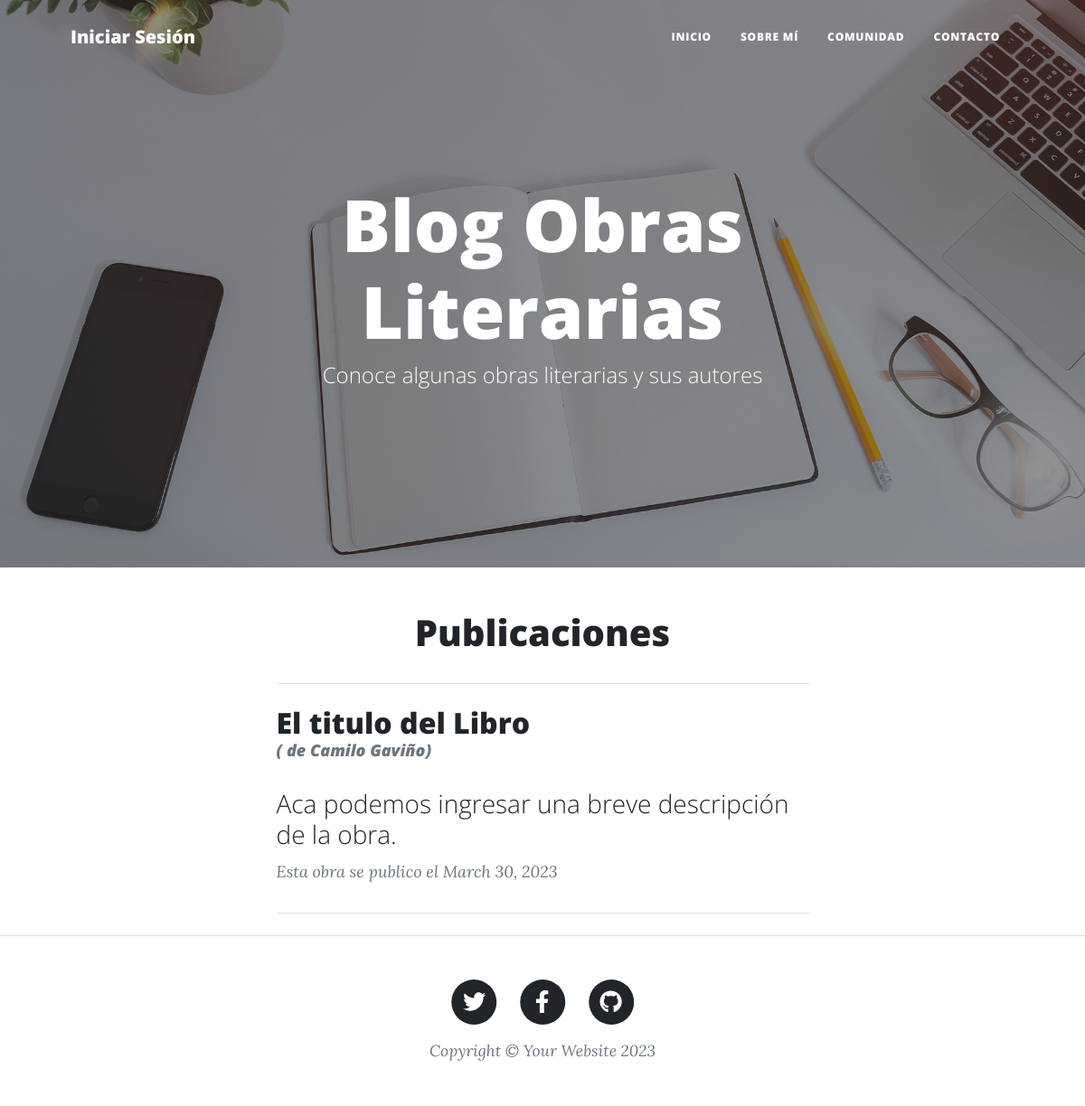
The page /AppProyectoFinalGavino/ on the database its author committed.
### AppProyectoFinalGavino/models.py (models this page shows, shortened)
class Posteo(models.Model):
    titulo = models.CharField(max_length=100, help_text='Ingresa el título')
    descripcion = models.TextField(max_length=300, help_text='Ingresa una breve descripción')
    autor = models.CharField(max_length=40)
    genero = models.CharField(max_length=40)
    fechaPublicacion = models.DateField()

### AppProyectoFinalGavino/views.py (the view)
# urls.py: path('', views.leerPosteo, name='LeerPosteo'),
def leerPosteo(request):
    posteo = Posteo.objects.all()
    contexto = {"posteo": posteo}
    return render(request, "inicio.html", contexto)

### AppProyectoFinalGavino/templates/inicio.html (shortened to what this page needs)
{% extends "padre.html" %}
{% load static %}
{% block descripcion %}
<header class="masthead" style="background-image: url('../static/AppProyectoFinalGavino/assets/img/home-bg.jpg')">
    <div class="container position-relative px-4 px-lg-5">
        <div class="row gx-4 gx-lg-5 justify-content-center">
            <div class="col-md-10 col-lg-8 col-xl-7">
                <div class="site-heading">
                    <h1>Blog Obras Literarias</h1>
                    <span class="subheading">Conoce algunas obras literarias y sus autores</span>
                </div>
            </div>
        </div>
    </div>
</header>
<div class="container px-4 px-lg-5">
    <h1 style="text-align: center;">Publicaciones</h1>
    <div class="row gx-4 gx-lg-5 justify-content-center">
        <div class="col-md-10 col-lg-8 col-xl-7">
            <hr class="my-4" />
            {% for p in posteo %}
            <li style="list-style: none;">
                <div class="post-preview">
                    <a href="newsletter"><h2>{{ p.titulo }} <div class="post-preview"><p class="post-meta">( de {{ p.autor }})</p></div></h2>
                        <h3 class="post-subtitle">{{ p.descripcion}}</h3>
                    </a>
                    <p class="post-meta">
                        Esta obra se publico
                        el {{ p.fechaPublicacion}}
                    </p>
                </div>
                <hr class="my-4" />
            </li>
            {% endfor %}
        </div>
    </div>
</div>
{% endblock %}

### rows shown on the page
Posteo: titulo "El titulo del Libro", autor "Camilo Gaviño", descripcion "Aca podemos ingresar una breve descripción de la obra.", fechaPublicacion "March 30, 2023"
